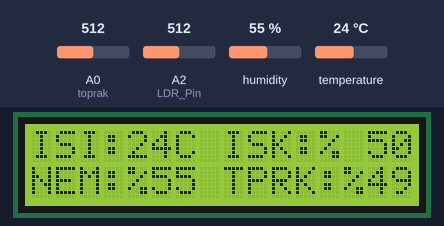
Bench run of a sketch on a simulated Arduino Uno, built with avr-gcc and run on an emulated ATmega328P. On the bench: 16×2 character LCD. Inputs (shaded band) come from the test bench; at power-on: temperature 24 °C, A0 (toprak) = 512, A2 (LDR_Pin) = 512, humidity 55 %. What the sketch prints to the serial monitor is not drawn.

Above: at 1.2 s.
1.3 s: temperature set to 11 °C
At 3.4 s:
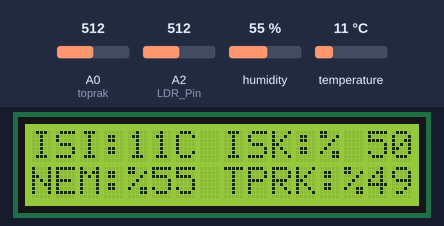
3.7 s: temperature set to 8 °C
At 5.6 s:
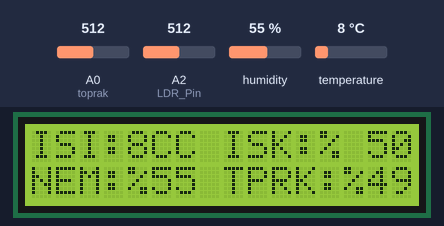
5.9 s: A0 (toprak) set to 716
At 7.7 s:
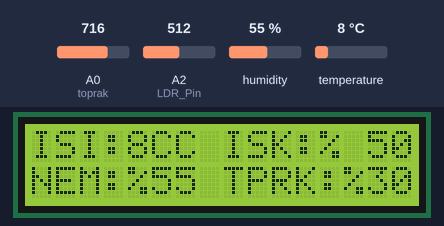
8.0 s: A2 (LDR_Pin) set to 716
At 9.0 s:
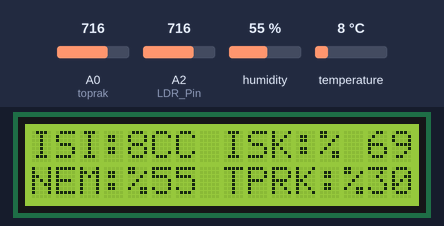
9.7 s: humidity set to 22 %
At 12.1 s:
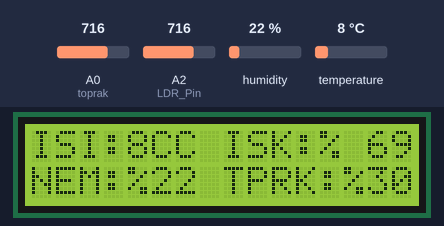
12.4 s: A0 (toprak) set to 992
At 13.4 s:
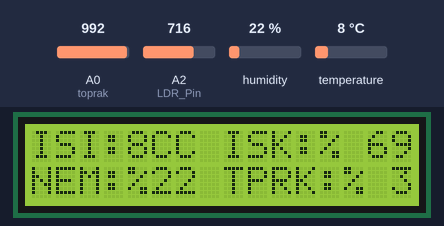
Timing chart, 0 to 15.4 s (numbered marks = the images above; inputs shaded):
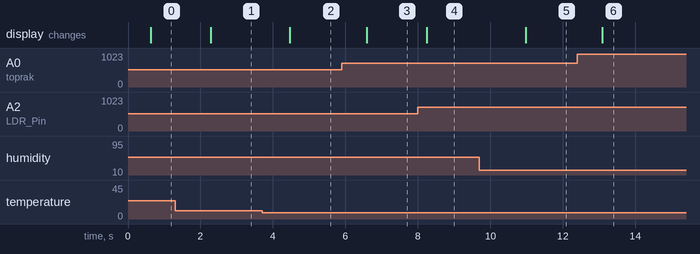

Measured:
- the behaviour switches between 10 and 9 °C on temperature (found by bisection; images 1 and 2)
- after the input at 1.3 s, the display: changes after 0.99 s (image 1)
- after the input at 3.7 s, the display: changes after 0.76 s (image 2)
- after the input at 5.9 s, the display: changes after 0.68 s (image 3)
- after the input at 8.0 s, the display: changes after 0.24 s (image 4)
- after the input at 9.7 s, the display: changes after 1.3 s (image 5)
- after the input at 12.4 s, the display: changes after 0.70 s (image 6)

The sketch:

seraproje.ino
```cpp
int LDR_Pin = A2;
int toprak=A0;
int olcumsonuc;
#include "DHT.h"
#include <LiquidCrystal_I2C.h>
#include <Wire.h>
#define DHTPIN 9
#define DHTTYPE DHT11
DHT dht(DHTPIN, DHTTYPE);
int direnc=0;
float sayi=0;

LiquidCrystal_I2C lcd(0x27, 16, 2);
void setup() {
  Serial.begin(9600);
  dht.begin();
  lcd.init();
lcd.backlight();
}
void loop() {
 sicaklik();
 LDRR();
topraknem();
}
void sicaklik(){
  //delay(2000);
  float h = dht.readHumidity();
  float t = dht.readTemperature();
  float f = dht.readTemperature(true);
  if (isnan(h) || isnan(t) || isnan(f)) {
    Serial.println(F("SENSORDEN OKUNAMADI."));
    return;
  }
  float hif = dht.computeHeatIndex(f, h);
  float hic = dht.computeHeatIndex(t, h, false);
   Serial.print(F("Nem: "));
  Serial.print(h);
  Serial.print(F("%  Sıcaklık: "));
  Serial.print(t);
  Serial.print(F("°C "));
  Serial.println();
  int isi=t;
  int nem=h;
  lcd.setCursor(0,0);
  lcd.print("ISI:");
  lcd.print(isi);
 lcd.print("C");
  lcd.setCursor(0,1);
  lcd.print("NEM:");
  lcd.print("%");
  lcd.print(nem);
}


void LDRR(){
  int LDRReading = analogRead(LDR_Pin);
  Serial.print("ISIKDIRENC=");
Serial.println(LDRReading);
lcd.setCursor(8,0);
lcd.print("ISK:%");
int sayi=LDRReading;
float yuzde=sayi/10.23;
int a=yuzde;
if(a==100){
lcd.setCursor(13,0);
lcd.print(a);
}
else if(a>=10){
  lcd.setCursor(13,0);
  lcd.print(" ");
   lcd.setCursor(14,0);
lcd.print(a);
}
else{
  lcd.setCursor(13,0);
  lcd.print("  ");
   lcd.setCursor(15,0);
lcd.print(a);
}
}
void topraknem(){
  olcumsonuc=analogRead(toprak);
  Serial.print("TOPRAKDIRENC=");
  Serial.print(olcumsonuc);
  Serial.println();
  delay(500);
  int sayi=olcumsonuc;
  float yuzde=sayi/10.23;
  int sonuc=yuzde-100;
  int a=sonuc*-1;

if(a<10){
  lcd.setCursor(13,1);
  lcd.print("  ");
   lcd.setCursor(8,1);
lcd.print("TPRK:%");
  lcd.setCursor(15,1);
lcd.print(a);
}
else if(a<100){
  lcd.setCursor(13,1);
  lcd.print(" ");
   lcd.setCursor(8,1);
lcd.print("TPRK:%");
  lcd.setCursor(14,1);
lcd.print(a);
}

}
```
